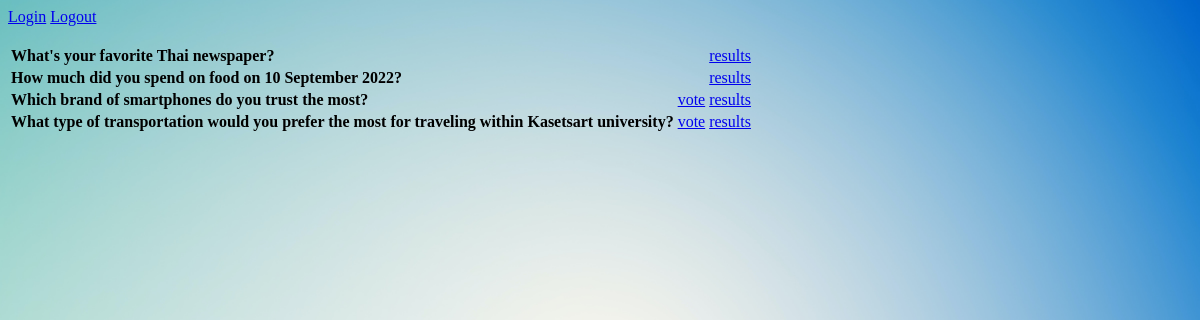
Screenshot of /polls/ with the database file from the repository.
### polls/models.py (models this page shows, shortened)
class Question(models.Model):
    question_text = models.CharField(max_length=200)
    pub_date = models.DateTimeField('date published')
    end_date = models.DateTimeField('date ended', null=True)
    def is_published(self):
        return timezone.now() >= self.pub_date
    def can_vote(self):
        return self.is_published() and ((self.end_date is None)
                                        or (timezone.now() <= self.end_date))

### polls/views.py (the view)
# urls.py: path('polls/', views.IndexView.as_view(), name='index'),
class IndexView(generic.ListView):
    template_name = 'polls/index.html'
    context_object_name = 'latest_question_list'
    def get_queryset(self):
        published_id_list = [q.id for q in Question.objects.all() if q.is_published()]
        return Question.objects.filter(
            id__in=published_id_list
        ).order_by('-pub_date')[:5]

### polls/templates/polls/index.html (shortened to what this page needs)
{% load static %}
<link rel="stylesheet" href="{% static 'polls/style.css' %}">
<a href="{% url 'login'%}?next={{request.path}}">Login</a>
<a href="{% url 'logout'%}">Logout</a>
{% if latest_question_list %}
    <table class="table">
    {% for question in latest_question_list %}
            {% if question.can_vote %}
            <tr>
                <td> <b> {{ question.question_text }} </b> </td>
                <td><a href="{% url 'polls:detail' question.id %}"> vote </a></td>
                <td><a href="{% url 'polls:results' question.id %}"> results </a></td>
            </tr>
            {% else %}
            <tr>
                <td> <b> {{ question.question_text }}  </b> </td>
                <td> &nbsp; </td>
                <td><a href="{% url 'polls:results' question.id %}"> results </a></td>
            </tr>
            {% endif %}
    {% endfor %}
    </table>
{% else %}
    <p>No polls are available.</p>
{% endif %}

### rows the page displays
Question: question_text "What's your favorite Thai newspaper?"
Question: question_text "How much did you spend on food on 10 September 2022?"
Question: question_text "Which brand of smartphones do you trust the most?"
Question: question_text "What type of transportation would you prefer the most for traveling within Kasetsart university?"
